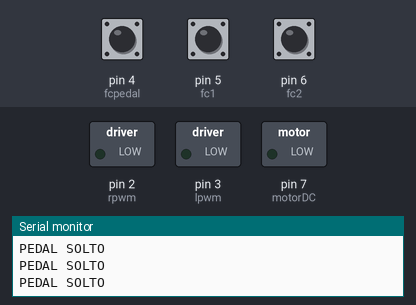
Recording of a sketch running on a simulated Arduino Uno, built with avr-gcc and run on an emulated ATmega328P. Parts: switched loads named in the sketch (green lamp = pin HIGH), the last lines printed to the serial monitor. Inputs (shaded band) come from the test bench; at power-on: pin 4 (fcpedal) HIGH, pin 5 (fc1) HIGH, pin 6 (fc2) HIGH.

Above: at 1.2 s.
1.3 s: pin 4 (fcpedal) pulled LOW for 0.15 s
At 1.38 s:
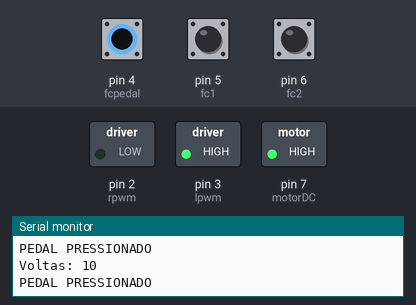
2.9 s: pin 5 (fc1) pulled LOW for 0.15 s
At 3.3 s:
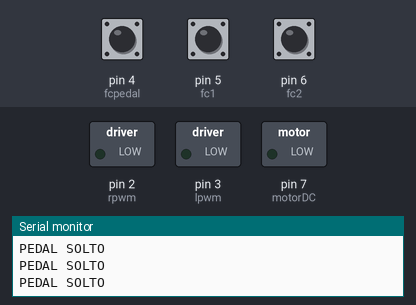
4.5 s: pin 6 (fc2) pulled LOW for 0.15 s
At 5.7 s:
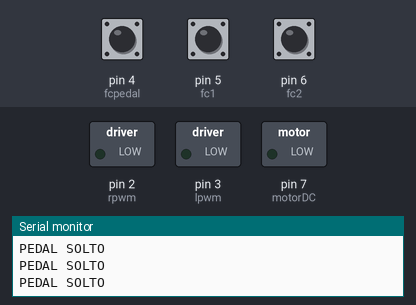
6.1 s: pin 4 (fcpedal) pulled LOW for 1 s
At 6.7 s:
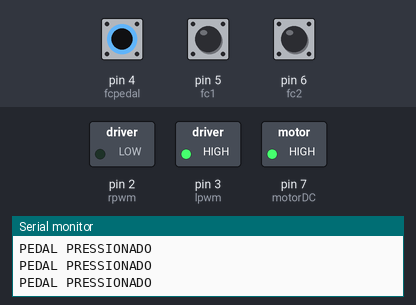
10.1 s: pin 4 (fcpedal) pulled LOW for 3.2 s
At 14.4 s:
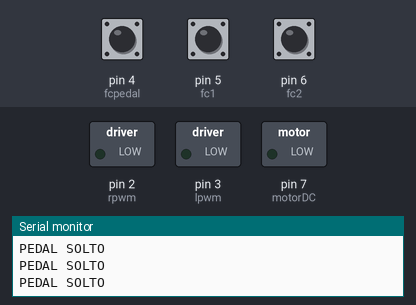
14.8 s: pin 4 (fcpedal) driven LOW and pin 5 (fc1) driven LOW and pin 6 (fc2) driven LOW
At 15.8 s:
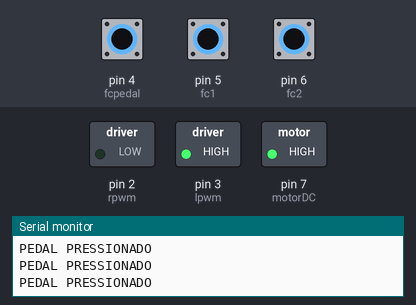
Timing chart, 0 to 17.8 s (numbered marks = the images above; inputs shaded):
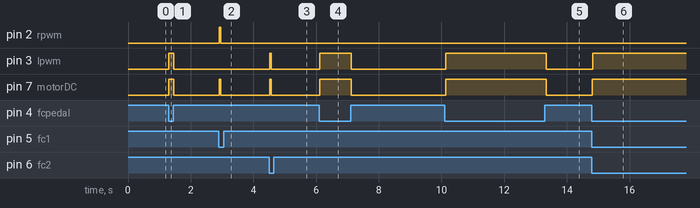

Measured:
- after the input at 1.3 s, pin 3 (lpwm), pin 7 (motorDC): LOW → HIGH at once, → LOW 0.15 s later
- after the input at 2.9 s, pin 2 (rpwm), pin 7 (motorDC): LOW → HIGH at once, → LOW 0.05 s later
- after the input at 4.5 s, pin 3 (lpwm), pin 7 (motorDC): LOW → HIGH at once, → LOW 0.05 s later
- after the input at 6.1 s, pin 3 (lpwm), pin 7 (motorDC): LOW → HIGH at once, → LOW 1.0 s later
- after the input at 10.1 s, pin 3 (lpwm), pin 7 (motorDC): LOW → HIGH at once, → LOW 3.2 s later
- after the input at 14.8 s, pin 3 (lpwm), pin 7 (motorDC): LOW → HIGH at once

The sketch:

Bobinadeira.ino
```cpp
const int rpwm = 2; // controle pwm do lado direito do motor 1
const int lpwm = 3; // controle pwm do lado esquerdo do motor 2
const int fcpedal = 4; // fim de curso do pedal
const int fc1 = 5; // fim de curso 1
const int fc2 = 6; // fim de curso 2
const int motorDC = 7; // motor dc ligado pelo driver pra controlar a velocidade dele com pwm

bool motorDireita = false;
bool motorEsquerda = false;
bool motorParado = true;
bool ultimoEstadofc1 = HIGH;
bool ultimoEstadofc2 = HIGH;
bool estadoAtualfc1;
bool estadoAtualfc2;

unsigned long tempoAnterior = 0;  // Variável para armazenar o tempo anterior
int contadorVoltas = 0;  // Variável para contar as voltas do motor
const int limiteVoltas = 150;  // Limite de voltas que o motor pode fazer

// variável pra armazenar a última direção que o motor estava girando
bool direcaoMotor = false; // false = esquerda, true = direita

void setup() {
  Serial.begin(9600);
  pinMode(fcpedal, INPUT_PULLUP);
  pinMode(fc1, INPUT_PULLUP);
  pinMode(fc2, INPUT_PULLUP);
  pinMode(rpwm, OUTPUT);
  pinMode(lpwm, OUTPUT);
  pinMode(motorDC, OUTPUT);

  digitalWrite(rpwm, 0);
  digitalWrite(lpwm, 0);
  digitalWrite(motorDC, 0);
}

void loop() {
  // Lê o estado atual dos botões de fim de curso
  estadoAtualfc1 = digitalRead(fc1);
  estadoAtualfc2 = digitalRead(fc2);

  // Lógica para o pedal
  if (digitalRead(fcpedal) == HIGH) {
    Serial.println("PEDAL SOLTO");
    motorParado = true;  // Se o pedal estiver solto, o motor para
    motorDireita = false;
    motorEsquerda = false;
    analogWrite(motorDC, 0);
  } else {
    Serial.println("PEDAL PRESSIONADO");
    motorParado = false;  // Se o pedal estiver pressionado, o motor pode girar
    analogWrite(motorDC, 255);
  // Direção do motor com base no estado atual
    if (direcaoMotor == false) {  // Se a última direção foi para a esquerda
      motorDireita = false;
      motorEsquerda = true;
    } else if (direcaoMotor == true) {  // Se a última direção foi para a direita
      motorDireita = true;
      motorEsquerda = false;
    }
  }

  // Lógica de detecção do fim de curso 1 (fc1)
  if (ultimoEstadofc1 == HIGH && estadoAtualfc1 == LOW) {
    Serial.println("FIM DE CURSO 1 PRESIONADO");
    motorDireita = true;  // Motor vai para a direita
    motorEsquerda = false;
    motorParado = false;
    analogWrite(motorDC, 255);
    direcaoMotor = true;
  }
  ultimoEstadofc1 = estadoAtualfc1;

  // Lógica de detecção do fim de curso 2 (fc2)
  if (ultimoEstadofc2 == HIGH && estadoAtualfc2 == LOW) {
    Serial.println("FIM DE CURSO 2 PRESSIONADO");
    motorEsquerda = true;  // Motor vai para a esquerda
    motorDireita = false;
    motorParado = false;
    analogWrite(motorDC, 255);
    direcaoMotor = false;
  }
  ultimoEstadofc2 = estadoAtualfc2;

 // Verifica se passou 1 segundo (1000 ms) e se o motor está em movimento
  if (millis() - tempoAnterior >= 1000 && !motorParado) {
    tempoAnterior = millis();  // Atualiza o tempo anterior
    if (contadorVoltas < limiteVoltas) {  // Verifica se ainda não atingiu o limite
      contadorVoltas += 10;  // Incrementa 10 voltas por segundo
      Serial.print("Voltas: ");
      Serial.println(contadorVoltas);  // Exibe o número de voltas
    } else {
      // Se atingiu o limite de voltas, parar o motor
      motorParado = true;
      motorDireita = false;
      motorEsquerda = false;
      analogWrite(motorDC, 0);  // Desliga o motor
      Serial.println("Limite de voltas atingido. Motor desligado.");
    }
  }

  // Controle do motor com base nas variáveis
  if (motorDireita) {
    analogWrite(rpwm, 255);
    analogWrite(lpwm, 0);
  } else if (motorEsquerda) {
    analogWrite(rpwm, 0);
    analogWrite(lpwm, 255);
  } else if (motorParado) {
    analogWrite(rpwm, 0);
    analogWrite(lpwm, 0);
  }

  delay(50);  // Delay para evitar leituras rápidas demais
}
```
